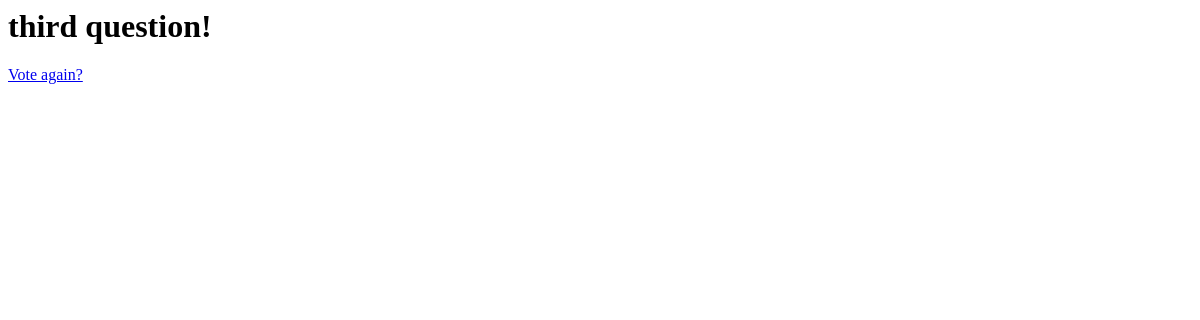
/polls/5/results/, run on an earlier commit of the app's database.
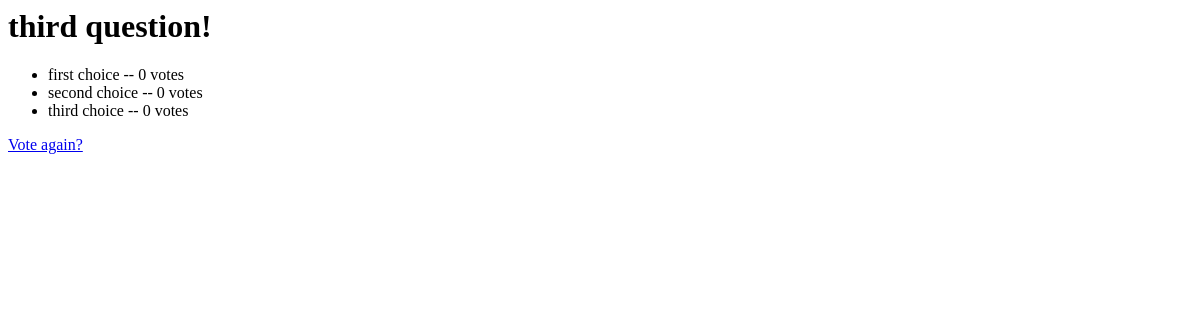
And on a later commit of the database.
### polls/models.py (models this page shows, shortened)
class Question(models.Model):
    question_text = models.CharField(max_length=200)
    pub_date = models.DateTimeField('date published')
    def was_published_recently(self):
        now = timezone.now()
        return now - datetime.timedelta(days=1) <= self.pub_date <= now
    was_published_recently.admin_order_field = 'pub_date'
    was_published_recently.boolean = True
    was_published_recently.short_description = 'Published recently?'

class Choice(models.Model):
    question = models.ForeignKey(Question, on_delete=models.CASCADE)
    choice_text = models.CharField(max_length=200)
    votes = models.IntegerField(default=0)

### polls/views.py (the view)
# urls.py: path('<int:pk>/results/', views.ResultView.as_view(), name='results'),
class ResultView(generic.DetailView):
    model = Question
    template_name = 'polls/results.html'
    def get_queryset(self):
        return Question.objects.filter(pub_date__lte=timezone.now())

### polls/templates/polls/results.html (shortened to what this page needs)
<html lang="en">
<head>
</head>
<body>
<h1>{{question.question_text}}</h1>
<ul>
    {% for choice in question.choice_set.all %}
    <li>{{ choice.choice_text }} -- {{ choice.votes }} vote{{ choice.votes|pluralize }}</li>
    {% endfor %}
</ul>
<a href="{% url 'polls:detail' question.id %}">Vote again?</a>
</body>
</html>

What changed in the data, as far as the page shows it:
added Choice: choice_text "first choice", votes "0"
added Choice: choice_text "second choice", votes "0"
added Choice: choice_text "third choice", votes "0"
